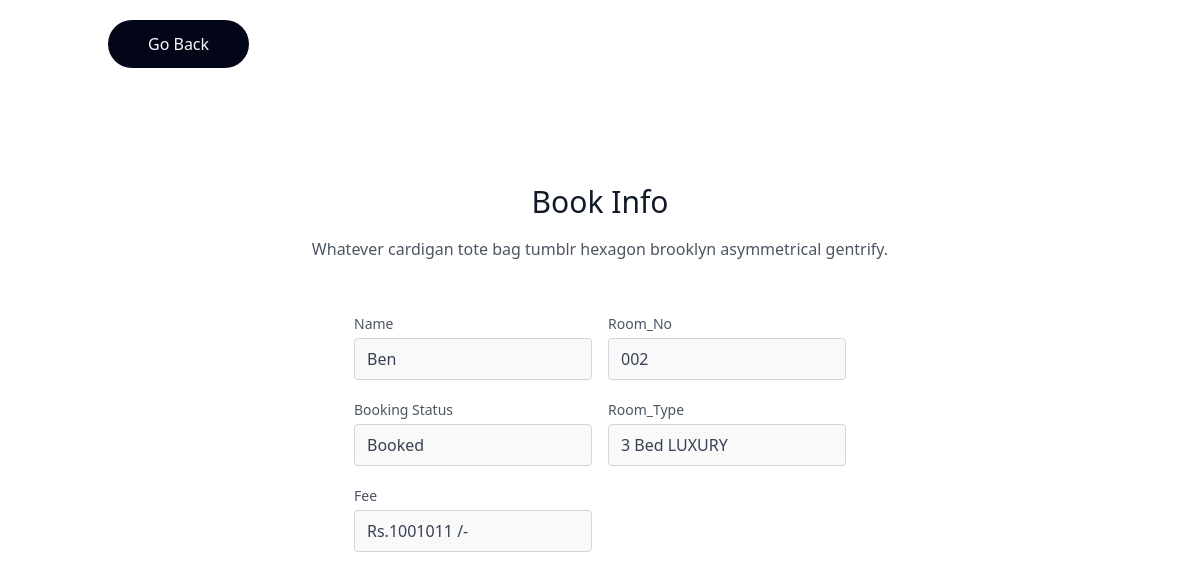
Page /intro1/book-info/Ben/ on the committed database.
### website1/models.py (models this page shows, shortened)
class Booking(models.Model):
    status = models.CharField(max_length=50,choices=(('Booked','Booked'),('Not Booked','Not Booked')),default='Not Booked')
    book_id = models.AutoField(primary_key=True)
    Customer_Name = models.ForeignKey(User,on_delete=models.SET_NULL,null=True)
    Room_No = models.ForeignKey(Rooms,on_delete=models.SET_NULL,null=True)

class Rooms(models.Model):
    CATEGORY = (
        ('DELUXE','DELUXE'),('LUXURY','LUXURY'),('PREMIUM','PREMIUM')
    )
    room_id = models.AutoField(primary_key=True)
    Room_No = models.CharField(max_length=50,unique=True)
    Room_Type = models.CharField(max_length=50,choices=CATEGORY)
    Room_Price = models.CharField(max_length=50)
    capacity = models.IntegerField(default=3)
    def __str__(self):
        return self.Room_No

### website1/views.py (the view)
# urls.py: path('intro1/book-info/<str:username>/',bookInfo,name='binf'),
def bookInfo(request,username):
    bookings_status = Booking.objects.all().filter(Customer_Name=User.objects.get(username=username))
    if not bookings_status:
        messages.error(request,f'No Bookings are done by {username}...!')
        return redirect('sinf')
    rooms = Rooms.objects.all().filter(Room_No=Booking.objects.get(Customer_Name=User.objects.get(username=username)).Room_No)
    return render(request,'bookInfo.html',{'Status':bookings_status,'Rooms':rooms})

### website1/Templates/bookInfo.html (shortened to what this page needs)
    <link rel="stylesheet" href="https://rsms.me/inter/inter.css">
    <script src="https://cdn.tailwindcss.com"></script>
    <link rel="stylesheet" href="https://cdn.jsdelivr.net/npm/tailwindcss/dist/tailwind.min.css">
    <link rel="stylesheet" href="https://rsms.me/inter/inter.css">
<header>
    <div class="container mx-auto flex flex-wrap p-5 flex-col md:flex-row items-center">
        <a href="{% url 'sinf' %}" class="inline-flex items-center bg-slate-950 border-0 py-3 px-10 focus:outline-none hover:bg-red-500 hover:scale-110 transition duration-500 ease-in-out rounded-full text-gray-50 mt-4 md:mt-0">Go Back</a>
      </div>
</header>
<section class="text-gray-600 body-font relative">
    <div class="container px-5 py-24 mx-auto">
      <div class="flex flex-col text-center w-full mb-12">
        <h1 class="sm:text-3xl text-2xl font-medium title-font mb-4 text-gray-900">Book Info</h1>
        <p class="lg:w-2/3 mx-auto leading-relaxed text-base">Whatever cardigan tote bag tumblr hexagon brooklyn asymmetrical gentrify.</p>
      </div>
      {% for s in Status %}
      <div class="lg:w-1/2 md:w-2/3 mx-auto">
        <div class="flex flex-wrap -m-2">
          <div class="p-2 w-1/2">
            <div class="relative">
              <label for="name" class="leading-7 text-sm text-gray-600">Name</label>
              <h3 type="text" id="name" name="name" class="w-full bg-gray-100 bg-opacity-50 rounded border border-gray-300 focus:border-indigo-500 focus:bg-white focus:ring-2 focus:ring-indigo-200 text-base outline-none text-gray-700 py-1 px-3 leading-8 transition-colors duration-200 ease-in-out"> {{s.Customer_Name}} </h3>
            </div>
          </div>
          <div class="p-2 w-1/2">
            <div class="relative">
              <label for="email" class="leading-7 text-sm text-gray-600">Room_No</label>
              <h3 type="email" id="email" name="email" class="w-full bg-gray-100 bg-opacity-50 rounded border border-gray-300 focus:border-indigo-500 focus:bg-white focus:ring-2 focus:ring-indigo-200 text-base outline-none text-gray-700 py-1 px-3 leading-8 transition-colors duration-200 ease-in-out"> {{s.Room_No}}</h3>
            </div>
          </div>
          <div class="p-2 w-1/2">
            <div class="relative">
              <label for="message" class="leading-7 text-sm text-gray-600">Booking Status</label>
              <h3 id="message" name="message" class="w-full bg-gray-100 bg-opacity-50 rounded border border-gray-300 focus:border-indigo-500 focus:bg-white focus:ring-2 focus:ring-indigo-200 text-base outline-none text-gray-700 py-1 px-3 leading-8 transition-colors duration-200 ease-in-out">{{s.status}}</h3>
            </div>
          </div>
          {% endfor %}
          {% for r in Rooms %}
          <div class="p-2 w-1/2">
            <div class="relative">
              <label for="message" class="leading-7 text-sm text-gray-600">Room_Type</label>
              <h3 id="message" name="message" class="w-full bg-gray-100 bg-opacity-50 rounded border border-gray-300 focus:border-indigo-500 focus:bg-white focus:ring-2 focus:ring-indigo-200 text-base outline-none text-gray-700 py-1 px-3 leading-8 transition-colors duration-200 ease-in-out"> {{r.capacity}} Bed {{r.Room_Type}}</h3>
            </div>
          </div>
          <div class="p-2 w-1/2">
            <div class="relative">
              <label for="message" class="leading-7 text-sm text-gray-600">Fee</label>
              <h3 id="message" name="message" class="w-full bg-gray-100 bg-opacity-50 rounded border border-gray-300 focus:border-indigo-500 focus:bg-white focus:ring-2 focus:ring-indigo-200 text-base outline-none text-gray-700 py-1 px-3 leading-8 transition-colors duration-200 ease-in-out">Rs.{{r.Room_Price}} /-</h3>
            </div>
          </div>
          {% endfor %}
        </div>
      </div>
    </div>
  </section>

### rows in the picture
Booking: Customer_Name "Ben", Room_No "002", status "Booked"
Rooms: capacity "3", Room_Type "LUXURY", Room_Price "1001011"
